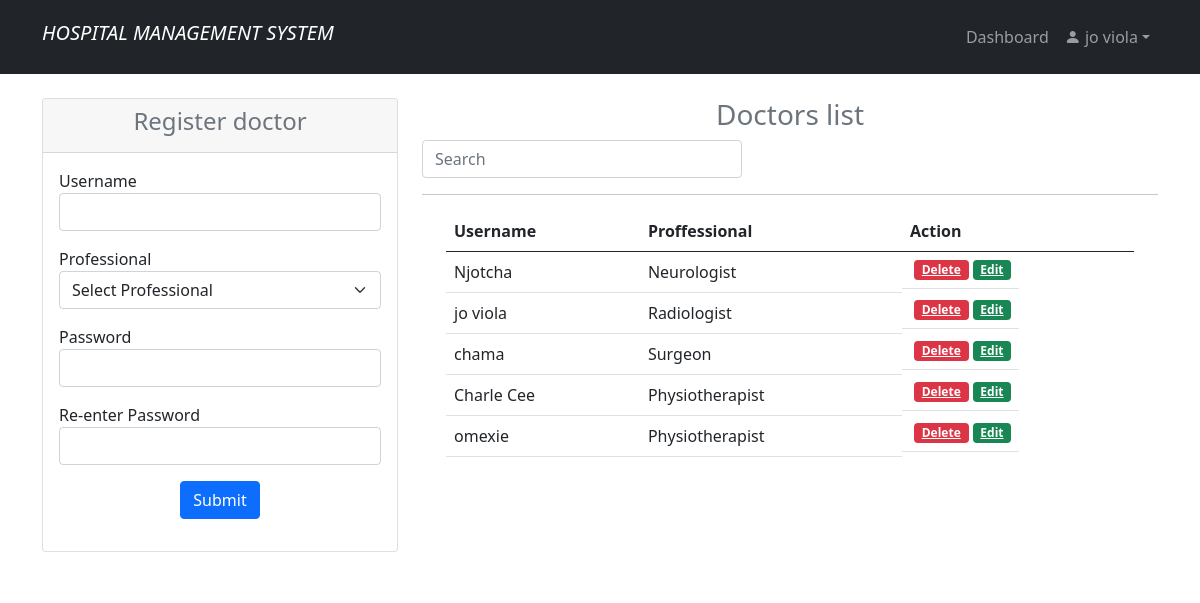
/doctor_reg.php (signed in), run on an earlier commit of the app's database.
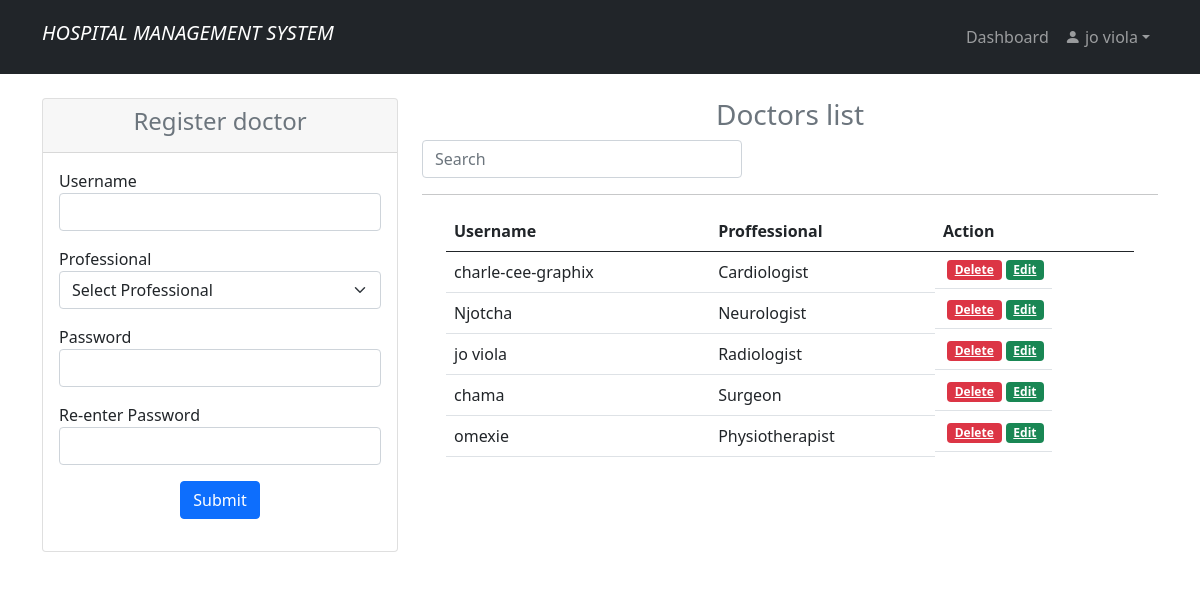
And on a later commit of the database.
### tables this page shows
CREATE TABLE `doctor` (
  `id` int(11) NOT NULL,
  `uname` varchar(100) NOT NULL,
  `prof` varchar(100) NOT NULL,
  `pwd` varchar(100) NOT NULL
);

### doctor_reg.php (the view, shortened to what the changed rows need)
<?php
    include 'doctor_regdb.php';
    if (isset($_SESSION['id']) && isset($_SESSION['uname'])){
?>
<!doctype html>
<html lang="en">
    <head>
        <link rel="stylesheet" href="https://cdn.jsdelivr.net/npm/bootstrap-icons@1.3.0/font/bootstrap-icons.css">
        <link rel="stylesheet" href="style.css"/>
        <link rel="stylesheet" href="bootstrap-5.0.0/css/bootstrap.min.css"/>
    </head>
    <body>
     <?php
            include "anavbar.php";
        ?>
<section class="p-4 bg-white">
        <div class="container">
            <div class="row">
                <div class="col-md-8">
                <?php
                    $sql = "SELECT * FROM doctor ORDER BY id DESC";
                    $result = $mysqli->query($sql);
                ?>
                <div class="container" style="overflow:auto">
                            <table class="table table-hover">
                                <thead>
                                    <tr>
                                        <th>Username</th>
                                        <th>Proffessional</th>
                                        <th>Action</th>
                                    </tr>
                                </thead>
                                <tbody id = "myTable">
                                <?php while($row = $result->fetch_assoc()) { ?>
                                <tr>
                                    <td><?= $row['uname']; ?></td>
                                    <td><?= $row['prof']; ?></td>
                                    <td class="btn-group btn-group-justified">
                                         <a href="doctor_regdb.php?delete=<?php echo $row['id']; ?>" class="badge bg-danger mx-1"
                                         onclick="return confirm('This will be deleted completely?');">Delete</a>
                                        <a href="doctor_reg.php?edit=<?php echo $row['id']; ?>" class="badge bg-success">Edit</a>
                                    </td>
                                </tr>
                            <?php }?>
                            </tbody>
                        </table>
            </div>
         </div>
    </section>
        <?php
            include "footer.php";
        ?>
    </body>
</html>
<?php
    }else {
        header("Location: home.php");
        exit();
    }
?>

What changed in the data, as far as the page shows it:
removed doctor: uname "Charle Cee", prof "Physiotherapist"
added doctor: uname "charle-cee-graphix", prof "Cardiologist"
